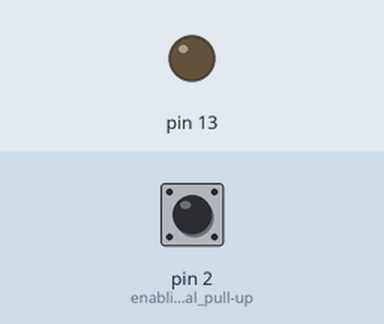
This sketch was run on a simulated Arduino Uno, built with avr-gcc and run on an emulated ATmega328P. Parts: output pins drawn as LEDs (lit = HIGH). Inputs (shaded band) come from the test bench; at power-on: pin 2 (enabling_internal_pull-up) HIGH.

Above: at 1.2 s.
1.3 s: pin 2 (enabling_internal_pull-up) pulled LOW for 0.15 s
At 1.37 s:
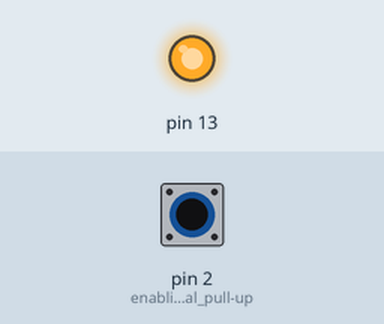
2.9 s: pin 2 (enabling_internal_pull-up) pulled LOW for 3.2 s
At 6.4 s:
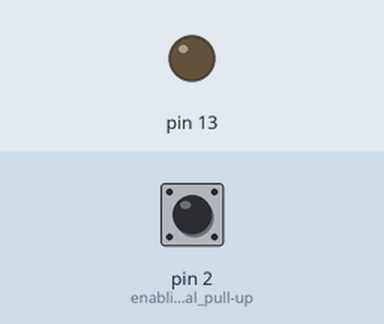
Timing chart, 0 to 7.9 s (numbered marks = the images above; inputs shaded):
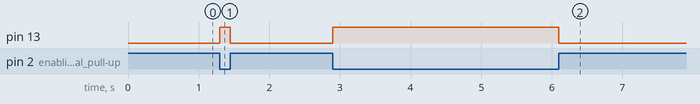

Measured:
- after the input at 1.3 s, pin 13: LOW → HIGH at once, → LOW 0.15 s later
- after the input at 2.9 s, pin 13: LOW → HIGH at once, → LOW 3.2 s later

The sketch:

sketch_aug19a.ino
```cpp
void setup() {

  pinMode(2, INPUT_PULLUP); // enabling internal pull-up resistor
  pinMode(13, OUTPUT);
}

void loop() {

  if (digitalRead(2) == LOW)
    digitalWrite(13, HIGH);
  else
    digitalWrite(13, LOW);
}
```
